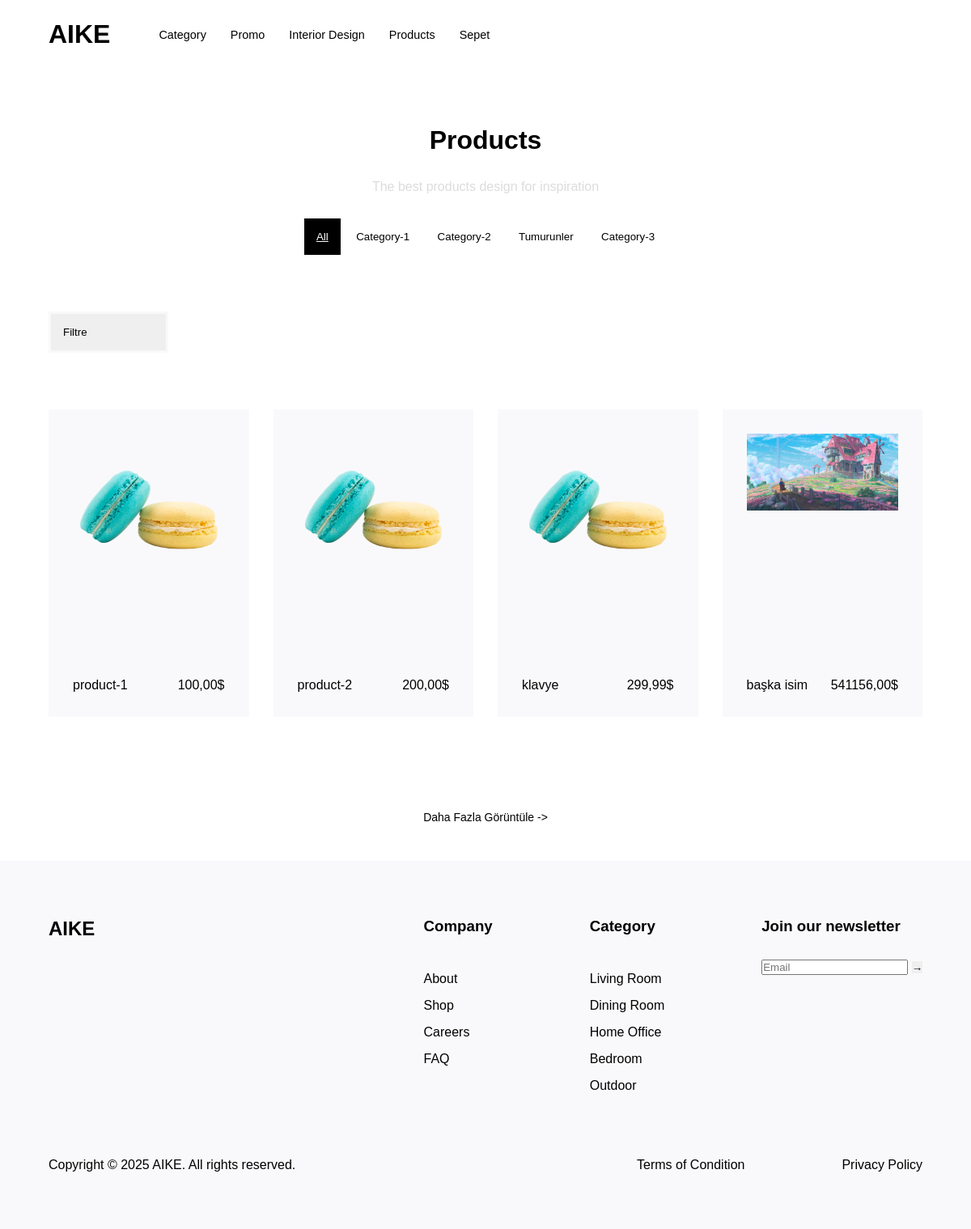
The app's page /products/, older data.
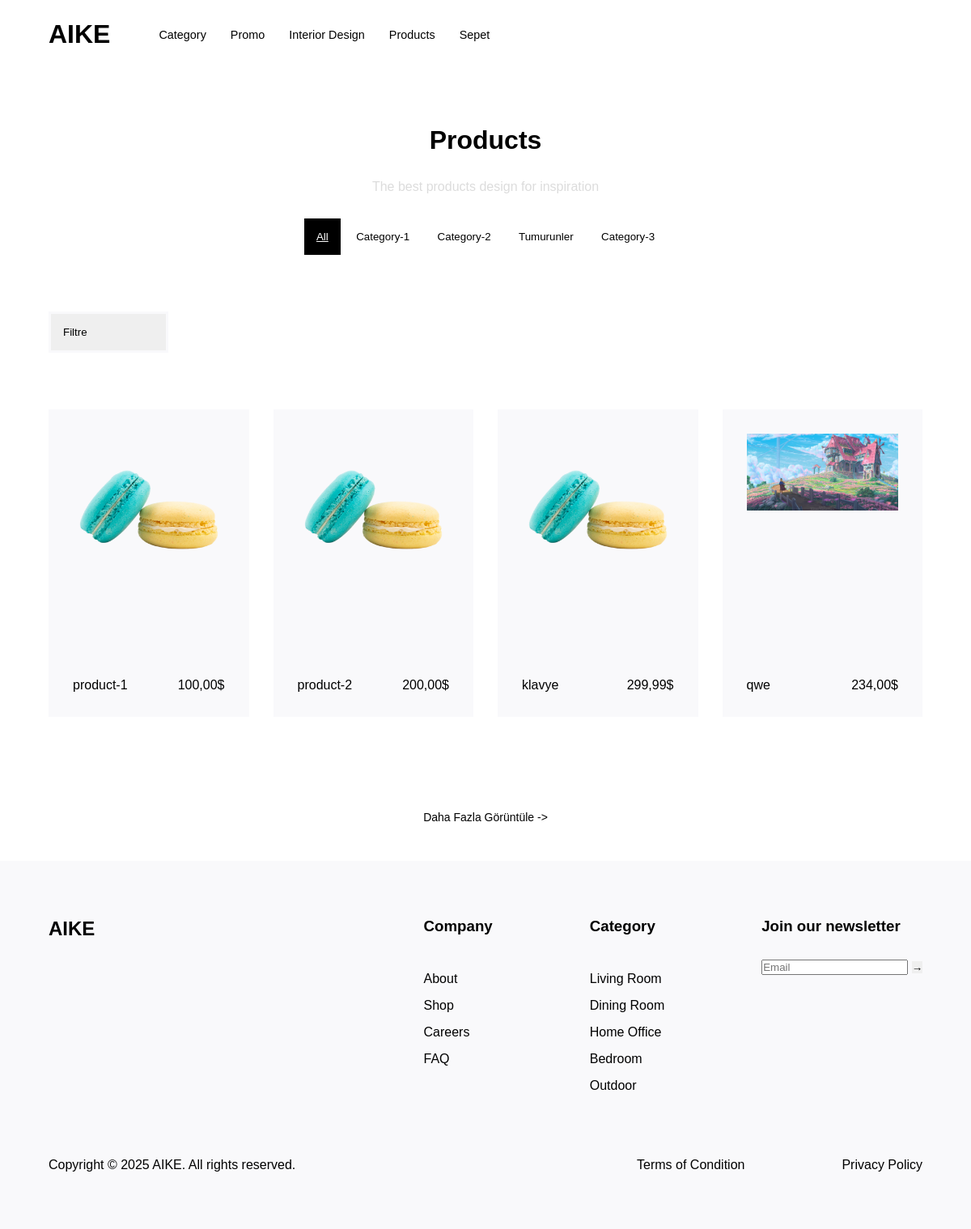
The same page, newer data.
### siteapp/models.py (models this page shows, shortened)
class category(models.Model):
    name = models.CharField(max_length=100)
    slug = models.SlugField(null=False, unique=True, blank=True, db_index=True, editable=False)

class product(models.Model):
    title = models.CharField(max_length=250)
    categories = models.ManyToManyField(category, related_name="products")
    price = models.DecimalField(max_digits=10, decimal_places=2)
    image = models.ImageField(upload_to="siteapp/", blank=True, null=True)
    description = models.CharField(max_length=255)
    is_home = models.BooleanField(default=False)
    slug = models.SlugField(null=False, blank=True, unique=True, db_index=True, editable=False)
    created_at = models.DateTimeField(auto_now_add=True, null=False, blank=False, editable=False)

### siteapp/views.py (the view)
# urls.py: path('products/', views.products, name="products"),
def products(request):
    products = product.objects.all()
    categories = category.objects.all()[:8]
    valid_filters = {"azalan": "-price", "artan": "price", "yeni": "-created_at"}
    filter_option = request.GET.get("filter", "test")
    if filter_option in valid_filters:
        products = products.order_by(valid_filters[filter_option])
    return render(
        request,
        "siteapp/products.html",
        {
            "products": products,
            "categories": categories,
            "selected_filter": filter_option,
        },
    )

### siteapp/context_processors.py (called while the page is built)
def site_info(request):
    return {"copyright_year": 2025, "company_name": "AIKE"}

### siteapp/templates/siteapp/products.html (shortened to what this page needs)
{% extends "base.html" %} {% load static %}
{% block content %}
<section class="section products-category-section">
	<h2 class="section-heading-text">Products</h2>
	<p class="emphasis">The best products design for inspiration</p>
	<nav class="product-navbar">
		<div class="product-category-links">
			{% include "partials/_categories.html" %}
		</div>
	</nav>
</section>
{% include "siteapp/partials/_product-filter.html" %}
<section class="section products-section four-column-grid">
	{% include "siteapp/partials/_products.html" %}
</section>
<section class="section more-section">
	<button class="btn btn-transparent btn-more">Daha fazla görüntüle -></button>
</section>
{% endblock %}

### templates/partials/_categories.html
<a href="{% url "products" %}"><button class="product-category-link {% if selected_category is none %}active{% endif %}">All</button></a>
{% for category in categories %}
<a href="{% url 'products-by-category' category.slug %}"><button class="product-category-link {% if selected_category == category %}active{% endif %}">{{ category.name|title }}</button></a>
{% endfor %}

### siteapp/templates/siteapp/partials/_products.html
{% for product in products %}
<a href="{% url 'product-details' product.slug %}">
	<article class="product-card">
		<img src="{{product.image.url}}" alt="" class="product-card-img" />
		<div class="product-card-info">
			<p class="product-card-text">{{product.title}}</p>
			<p class="product-card-price">{{product.price}}$</p>
		</div>
	</article>
</a>
{% endfor %}

Row changes from the older to the newer data that the page shows:
removed product: image (picture), title "başka isim", price "541156,00"
added product: image (picture), title "qwe", price "234,00"
